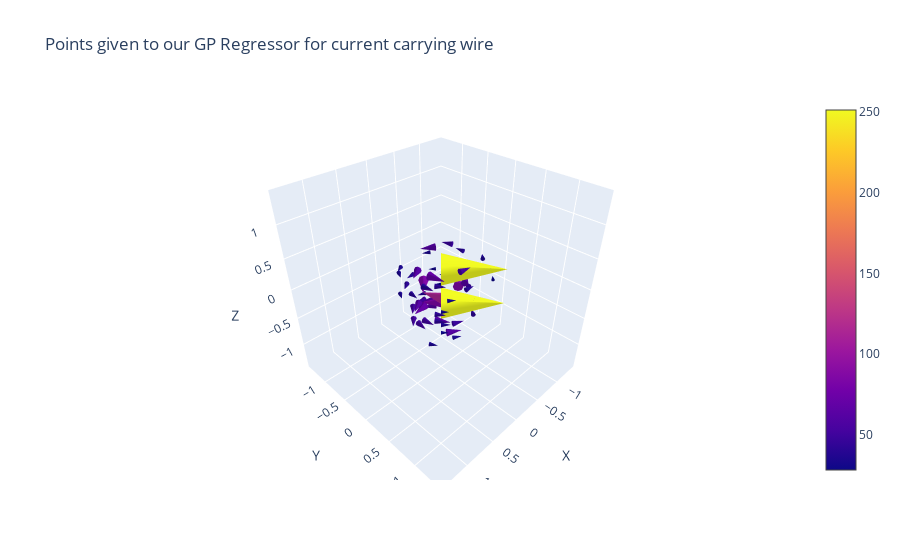

This figure's notebook cell:
### Code cell
x_samples_wire, y_samples_wire, z_samples_wire, Bx_samples_wire, By_samples_wire, Bz_samples_wire = sample_field(
    x_wire, y_wire, z_wire, fields_x_wire, fields_y_wire, fields_z_wire, n_samples=100
)
plotter.plotter(x_samples_wire, y_samples_wire, z_samples_wire, Bx_samples_wire, By_samples_wire, Bz_samples_wire, 
                title = 'Points given to our GP Regressor for current carrying wire')
